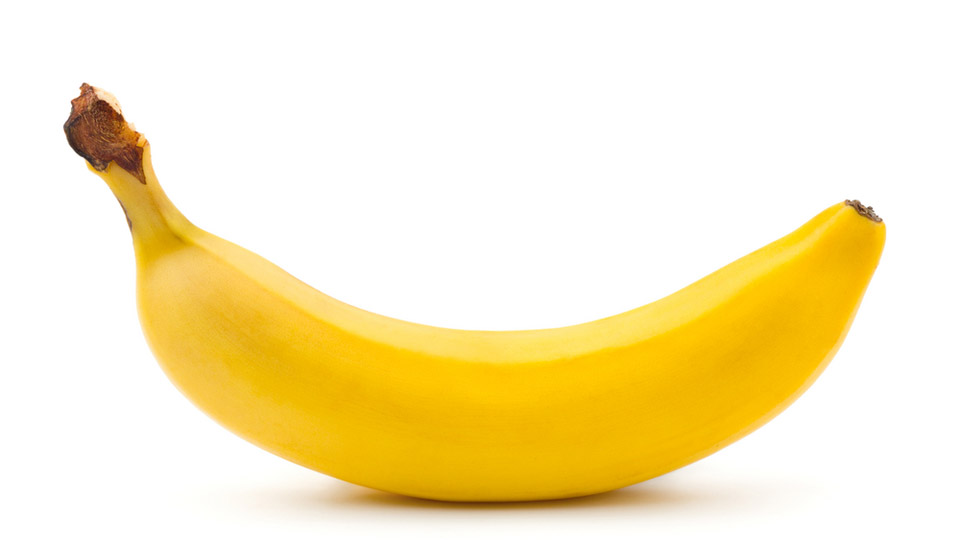
#> input picture examples/banana_example.jpg, 960 x 540 px; the run also reads 1 picture not shown here
$ jupyter execute --allow-errors 04-extraccion.ipynb   (older library calls are emulated)
#> lines starting #> are read from the running program, lines starting #| are printed output that depends on the picture; after the words box and inside, x2 and y2 are one past the last pixel; in counts of white or black regions, pixels touching at a corner belong together
#> further down, img is the input picture: shape (540, 960, 3); mean R, G, B 249.8, 235.9, 193.6
# Trabajo Final Inteligencia Artificial I - año 2018: Visión Artificial
---

# [Dependencias y resultados previos](./03-segmentacion.ipynb)

## Dependencias

[cell 1]
import numpy as np

from matplotlib import pyplot as plt
plt.rcParams['image.cmap'] = 'gray'

from skimage import io, color, img_as_float, img_as_ubyte, filters

import cv2

[cell 2]
def img2gray(image, mode='sk'):
    if (mode=='sk'):
        gray = color.rgb2gray(image)
    elif (mode=='cv'):
        gray = cv2.cvtColor(image, cv2.COLOR_BGR2GRAY)
    return gray

def normSize(image, size=(tuple((400, 300)))):
#> called with size = (400, 300)
    image = cv2.resize(image, size)
    return image

def imgClean(image, sigma=1, mode='sk'):
#> called with sigma = 1, mode = 'sk'
    if (mode == 'sk'):
        clean = filters.gaussian(image, sigma)
    elif (mode == 'cv'):
        clean = cv2.GaussianBlur(img, (3, 3), 0)
    return clean

def imgEdge(image, mode='sk'):
#> called with mode = 'sk'
    if (mode == 'sk'):
        edge = filters.sobel(image)
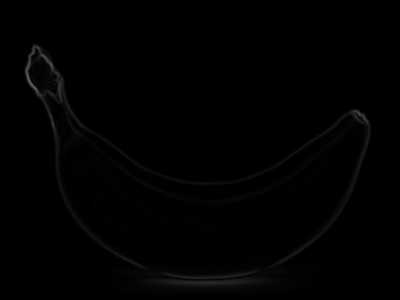
#> edge: shape (300, 400) float64; min 0, max 0.369, mean 0.00599
    elif (mode == 'cv'):
        edge = cv2.Laplacian(image, cv2.CV_64F)
    return edge

def threshold(image, mode='sk'):
#> called with mode = 'sk'
    if (mode == 'sk'):
        th = filters.threshold_isodata(image)
#> th = 0.0468
    elif (mode == 'cv'):
        ret, th = cv.threshold(image, 0, 255, cv.THRESH_BINARY+cv.THRESH_OTSU)
    return (image < th)
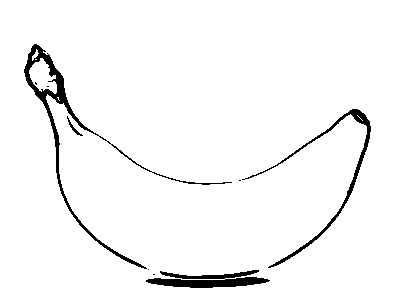
#> returned value: shape (300, 400) bool; 96.4% white; 9 black regions (5 under 20 px), largest, box (x1, y1, x2, y2) and area: (24, 44, 232, 269) 1931, (146, 270, 270, 288) 1226, (242, 109, 371, 268) 1056, (67, 116, 83, 136) 56

## Resultados

[cell 3]
img = io.imread('./examples/banana_example.jpg')

img = normSize(img)

banana = img2gray(img)
gray = img2gray(img, mode='cv')


bg1 = imgClean(banana)
bc1 = imgEdge(bg1)

bf = threshold(bc1)

fig, (ax0, ax1, ax2, ax3) = plt.subplots(1, 4, figsize=(15, 15))
ax0.imshow(banana)
ax0.set_title('original')
ax1.imshow(bg1)
ax1.set_title('filtro gaussian')
ax2.imshow(-bc1)
ax2.set_title('filtros gaussian + sobel (negativo)')
ax3.imshow(bf)
ax3.set_title('threshold isodata')

---
# Extracción de características
---

La extracción de características de la imágen filtrada y/o segmentada es el último paso, previo a los algoritmos de clasificación.

La extracción consiste en obtener valores numéricos característicos de la imagen que serán la entrada a los algoritmos _K-means_ y _K-nn_.

Esta étapa es muy importante ya que sentará las bases para la posterior clasificación. En lo posible se deberían obtener características tales que pueda diferenciarse conjuntos entre las diferentes clases. Es por esto que en este punto se comienza a analizar la base de datos como conjunto y no solo una imagen ejemplo.

## Base de datos

[cell 4]
banana = io.ImageCollection('./data/banana/*.png:./data/banana/*.jpg')
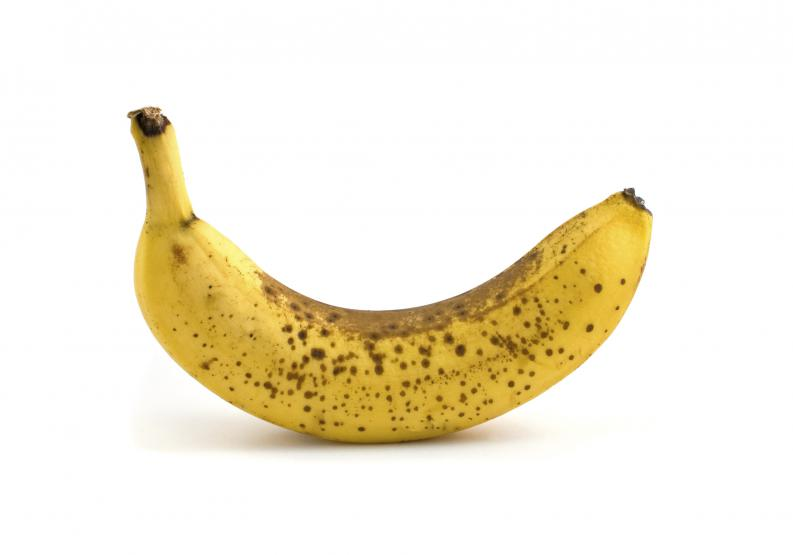
#> input picture data/banana/091125-bananas-glow-blue-picture_big.jpg, 793 x 555 px
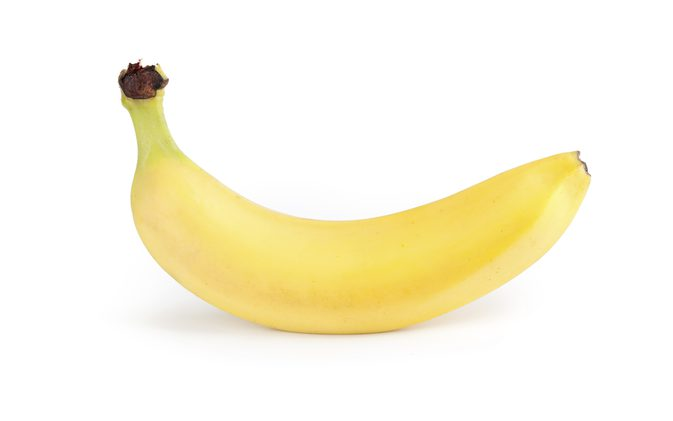
#> input picture data/banana/125536796.jpg, 673 x 421 px
#> banana = 3 items
orange = io.ImageCollection('./data/orange/*.png:./data/orange/*.jpg')
lemon = io.ImageCollection('./data/lemon/*.png:./data/lemon/*.jpg')

banana_gray = []
banana_n = []
banana_edge = []

orange_gray = []
orange_n = []
orange_edge = []

lemon_gray = []
lemon_n = []
lemon_edge = []

i = 0
for i in range(0, len(banana)-1):
    aux = normSize(banana[i])
    # aux = imgClean(aux, mode='cv')
    banana_n.append(aux)
    banana_gray.append(img2gray(banana_n[i], mode='cv'))
    banana_edge.append(imgEdge(banana_gray[i]))
#> this loop made 2 passes
#> pass 1, in img2gray (call 3), `gray = cv2.cvtColor(image, cv2.COLOR_BGR2GRAY)`:
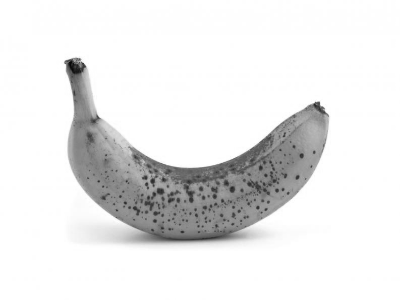
#> gray: shape (300, 400); min 8, max 255, mean 232.5
#> after the loop, banana_edge = 2 items; banana_gray = 2 items; banana_n = 2 items

i = 0
for i in range(0, len(orange)-1):
    aux = normSize(orange[i])
    # aux = imgClean(aux, mode='cv')
    orange_n.append(aux)
    orange_gray.append(img2gray(orange_n[i], mode='cv'))
    orange_edge.append(imgEdge(orange_gray[i]))
#> after the loop, orange_edge = []; orange_gray = []; orange_n = []

i = 0
for i in range(0, len(lemon)-1):
    aux = normSize(lemon[i])
    # aux = imgClean(aux, mode='cv')
    lemon_n.append(aux)
    lemon_gray.append(img2gray(lemon_n[i], mode='cv'))
    lemon_edge.append(imgEdge(lemon_gray[i]))
#> after the loop, lemon_edge = []; lemon_gray = []; lemon_n = []

## Histograma de Gradientes Orientados (HOG)

Se utiliza el algoritmo **HOG** porque la documentación indica que es muy adecuada y popular para reconocimiento de objetos.

[cell 5]
from skimage.feature import hog

def m_hog(image):
    feature = hog(image, block_norm='L2-Hys').ravel()
    return feature

### Entre tres bananas diferentes

[cell 6]
b1_fhog = m_hog(banana_gray[0])
b2_fhog = m_hog(banana_gray[1])
#> in m_hog (call 2), `feature = hog(image, block_norm='L2-Hys').ravel()`:
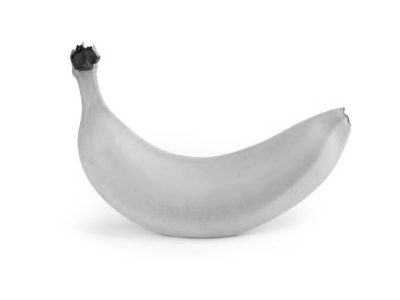
#> image: shape (300, 400); min 8, max 255, mean 241
#> (the rest of this cell did not finish here and is left out)

### Entre banana, naranja y limón

[cell 7]
b_fhog = m_hog(banana_gray[0])
#> (the rest of this cell did not finish here and is left out)

## Hu Moments

Extracción de características _Hu Moments_ mediante módulo _cv2_. Para la extracción recibe la imágen en escala de grises.

[cell 8]
def hu_moments(image):
    feature = cv2.HuMoments(cv2.moments(image)).flatten()
#> feature = [4.77, 4.77, 49.39, 13.23, -182.3, -23.38, -284.9]
    return feature

### Entre tres bananas diferentes

[cell 9]
b1_fhm = hu_moments(banana_edge[0])
#> b1_fhm = [4.77, 4.77, 49.39, 13.23, -182.3, -23.38, -284.9]
b2_fhm = hu_moments(banana_edge[1])
#> in hu_moments (call 2), `feature = cv2.HuMoments(cv2.moments(image)).flatten()`: feature = [21.24, 119.7, 3744.2, 342.2, 1985.5, -2222.4, 387419.7]
#> in hu_moments (call 2), `feature = cv2.HuMoments(cv2.moments(image)).flatten()`:
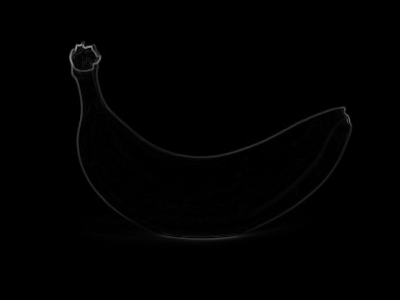
#> image: shape (300, 400) float64; min 0, max 0.581, mean 0.00489
#> b2_fhm has the same summary as feature in hu_moments
#> (the rest of this cell did not finish here and is left out)

### Entre banana, naranja y limón

[cell 10]
b_fhm = hu_moments(banana_edge[0])
#> b_fhm = [4.77, 4.77, 49.39, 13.23, -182.3, -23.38, -284.9]
#> (the rest of this cell did not finish here and is left out)

## Haralick Textures

Extracción de características _Haralick Texture_ mediante módulo _mahotas_. Para la extracción recibe la imagen en escala de grises.

[cell 11]
import mahotas

def haralick(image):
    feature = mahotas.features.haralick(image).mean(axis=0)
    return feature

### Entre tres banana diferentes

#> (a cell that did not finish here is left out)

### Entre banana, naranja y limón

#> (a cell that did not finish here is left out)

## Color Histogram

Extracción de características de histograma de color mediante módulo _cv2_. Para la extracción recibe la imagen a color original e internamente hace una conversión a formato HSV con _cv2_

[cell 14]
def color_histogram(image, mask=None, bins=8):
#> called with bins = 8
    image = cv2.cvtColor(image, cv2.COLOR_BGR2HSV)
#> image: shape (300, 400, 3); mean H, S, V 24.2, 32.7, 244.1
    hist = cv2.calcHist([image], [0, 1, 2], None, [bins, bins, bins],
                        [0, 256, 0, 256, 0, 256])
    cv2.normalize(hist, hist)
    feature = hist.flatten()
#> feature = 512 values, max 0.995 at index 7, min 0 at index 0, mean 0.00257
    return feature

### Entre tres bananas diferentes

[cell 15]
b1_fch = color_histogram(banana_n[0])
#> b1_fch has the same summary as feature in color_histogram
b2_fch = color_histogram(banana_n[1])
#> in color_histogram (call 2), `image = cv2.cvtColor(image, cv2.COLOR_BGR2HSV)`: image: shape (300, 400, 3); mean H, S, V 26.3, 26.4, 251.2
#> b2_fch = 512 values, max 0.993 at index 7, min 0 at index 0, mean 0.00265
#> (the rest of this cell did not finish here and is left out)

### Entre banana, naranja y limón

[cell 16]
b_fch = color_histogram(banana_n[0])
#> b_fch has the same summary as feature in color_histogram
#> (the rest of this cell did not finish here and is left out)

## Reducción de dimensión

Una de las primeras dificultades que sale a la luz al realizar éste análisis es la magnitud de la dimensión de los vectores de características (sobretodo para _HOG_ y _color histogram_ ).

Para intentar reducirla, una de las ideas es tomar parámetros estadísticos de los diferentes vectores que describan su magnitud y dispersión. Por ejemplo, la **media aritmética** y la **desviación estándar**.

[cell 17]
def stats(arr):

    sum = 0
    for value in arr:
        sum += value
    med = sum / len(arr)
    sum = 0
    for value in arr:
        sum += np.power((value - med), 2)
    dstd = np.sqrt(sum / (len(arr) - 1))

    return med, dstd

[cell 18]
import matplotlib.patches as mpatches

### Histograma de Gradientes Orientados (HOG)

[cell 19]
#f, (ax0, ax1, ax2) = plt.subplots(1, 3, figsize = (15, 5))
fig_hog, ax = plt.subplots()

for fruit in banana_gray:
    b_fhog = m_hog(fruit)
    med, dstd = stats(b_fhog)
    ax.plot(med, dstd, 'o', color='yellow')
#> this loop made 2 passes
#> (med, dstd) on passes 1 to 2: (0.0457, 0.095), (0.0263, 0.0721)
#ax0.set_title('banana haralick textures')

for fruit in orange_gray:
    o_fhog = m_hog(fruit)
    med, dstd = stats(o_fhog)
    ax.plot(med, dstd, 'o', color='red')
#> this loop made 0 passes
#ax1.set_title('orange haralick textures')

for fruit in lemon_gray:
    l_fhog = m_hog(fruit)
    med, dstd = stats(l_fhog)
    ax.plot(med, dstd, 'o', color='blue')
#ax2.set_title('lemon haralick textures')

ax.grid(True)
ax.set_title("HOG")

yellow_patch = mpatches.Patch(color='yellow', label='banana')
red_patch = mpatches.Patch(color='red', label='naranja')
blue_patch = mpatches.Patch(color='blue', label='limón')
plt.legend(handles=[yellow_patch, red_patch, blue_patch])

plt.ylabel('desviación estándar')
plt.xlabel('media aritmética')

### Hu Moments

[cell 20]
#f, (ax0, ax1, ax2) = plt.subplots(1, 3, figsize = (15, 5))
fig_hm, ax = plt.subplots()

for fruit in banana_edge:
    b_fhm = hu_moments(fruit)
    med, dstd = stats(b_fhm)
    ax.plot(med, dstd, 'o', color='yellow')
#> this loop made 2 passes
#> (b_fhm, med, dstd) on passes 1 to 2: ([4.77, 4.77, 49.39, 13.23, -182.3, -23.38, -284.9], -59.78, 124.2), ([21.24, 119.7, 3744.2, 342.2, 1985.5, -2222.4, 387419.7], 55915.7, 146191.1)
#ax0.set_title('banana haralick textures')

for fruit in orange_edge:
    o_fhm = hu_moments(fruit)
    med, dstd = stats(o_fhm)
    ax.plot(med, dstd, 'o', color='red')
#ax1.set_title('orange haralick textures')

for fruit in lemon_edge:
    l_fhm = hu_moments(fruit)
    med, dstd = stats(l_fhm)
    ax.plot(med, dstd, 'o', color='blue')
#ax2.set_title('lemon haralick textures')

ax.grid(True)
ax.set_title("Hu Moments")

yellow_patch = mpatches.Patch(color='yellow', label='banana')
red_patch = mpatches.Patch(color='red', label='naranja')
blue_patch = mpatches.Patch(color='blue', label='limón')
plt.legend(handles=[yellow_patch, red_patch, blue_patch])

plt.ylabel('desviación estándar')
plt.xlabel('media aritmética')
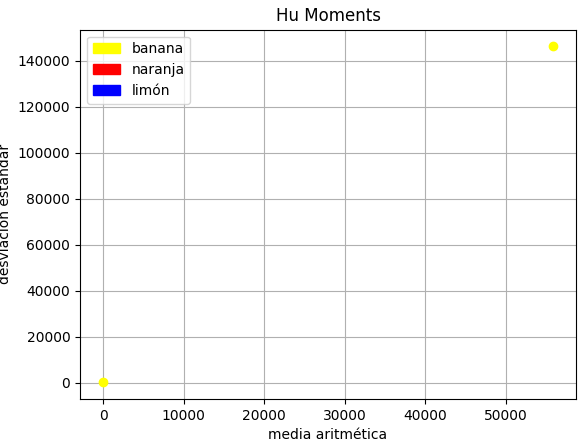
#> figure drawn by matplotlib, 1 panel

[cell 21]
from mpl_toolkits.mplot3d import Axes3D

[cell 22]
#f, (ax0, ax1, ax2) = plt.subplots(1, 3, figsize = (15, 5))
#fig_hm, ax = plt.subplots()

fig = plt.figure()
ax = fig.add_subplot(111, projection='3d')

a = 0
b = 1
c = 3

for fruit in banana_edge:
    b_fhm = hu_moments(fruit)
    # med, dstd = stats(b_fhm)
    ax.scatter(b_fhm[a], b_fhm[b], b_fhm[c], c='y', marker='o')
#> this loop made 2 passes
#ax0.set_title('banana haralick textures')

for fruit in orange_edge:
    o_fhm = hu_moments(fruit)
    # med, dstd = stats(o_fhm)
    ax.scatter(o_fhm[a], o_fhm[b], o_fhm[c], c='r', marker='o')
#ax1.set_title('orange haralick textures')

for fruit in lemon_edge:
    l_fhm = hu_moments(fruit)
    # med, dstd = stats(l_fhm)
    ax.scatter(l_fhm[a], l_fhm[b], l_fhm[c], c='b', marker='o')
#ax2.set_title('lemon haralick textures')

ax.grid(True)
ax.set_title("Hu Moments")

yellow_patch = mpatches.Patch(color='yellow', label='banana')
red_patch = mpatches.Patch(color='red', label='naranja')
blue_patch = mpatches.Patch(color='blue', label='limón')
plt.legend(handles=[yellow_patch, red_patch, blue_patch])


ax.set_xlabel('comp0')
ax.set_ylabel('comp1')
ax.set_zlabel('comp3')

plt.show()
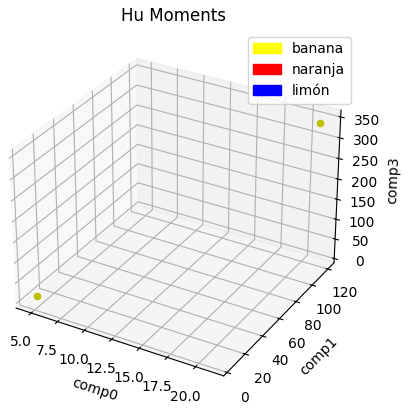
#> figure drawn by matplotlib, 1 panel

### Haralick Textures

[cell 23]
#f, (ax0, ax1, ax2) = plt.subplots(1, 3, figsize = (15, 5))
fig_ht, ax = plt.subplots()

#> (the rest of this cell did not finish here and is left out)

### Color Histogram

[cell 24]
#f, (ax0, ax1, ax2) = plt.subplots(1, 3, figsize = (15, 5))
fig_ch, ax = plt.subplots()

for fruit in banana_n:
    b_fch = color_histogram(fruit)
    med, dstd = stats(b_fch)
    ax.plot(med, dstd, 'o', color='yellow')
#> this loop made 2 passes
#> (med, dstd) on passes 1 to 2: (0.00257, 0.0442), (0.00265, 0.0442)
#ax0.set_title('banana haralick textures')

for fruit in orange_n:
    o_fch = color_histogram(fruit)
    med, dstd = stats(o_fch)
    ax.plot(med, dstd, 'o', color='red')
#ax1.set_title('orange haralick textures')

for fruit in lemon_n:
    l_fch = color_histogram(fruit)
    med, dstd = stats(l_fch)
    ax.plot(med, dstd, 'o', color='blue')
#ax2.set_title('lemon haralick textures')

ax.grid(True)
ax.set_title("Color Histogram")

yellow_patch = mpatches.Patch(color='yellow', label='banana')
red_patch = mpatches.Patch(color='red', label='naranja')
blue_patch = mpatches.Patch(color='blue', label='limón')
plt.legend(handles=[yellow_patch, red_patch, blue_patch])

plt.ylabel('desviación estándar')
plt.xlabel('media aritmética')
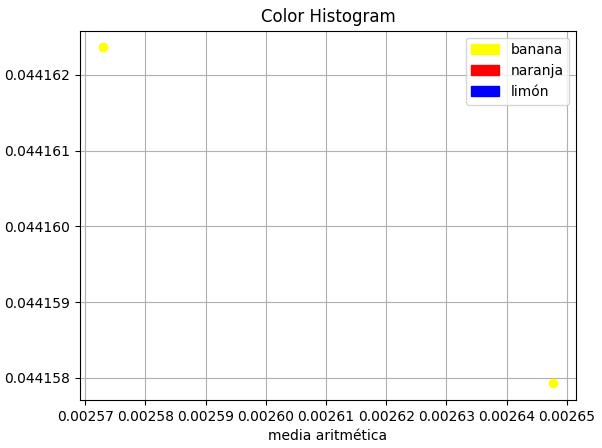
#> figure drawn by matplotlib, 1 panel
